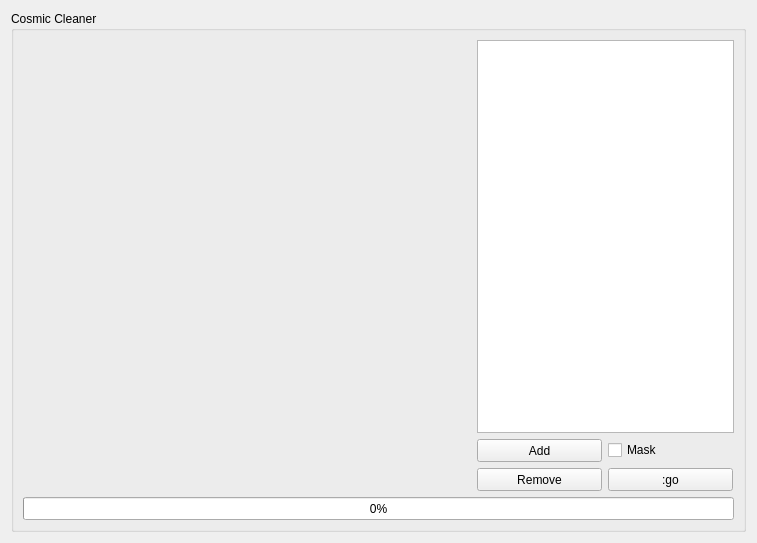
<?xml version="1.0" encoding="UTF-8"?>
<ui version="4.0">
 <class>Form</class>
 <widget class="QWidget" name="Form">
  <property name="geometry">
   <rect>
    <x>0</x>
    <y>0</y>
    <width>739</width>
    <height>542</height>
   </rect>
  </property>
  <property name="windowTitle">
   <string>Form</string>
  </property>
  <layout class="QGridLayout" name="gridLayout">
   <item row="0" column="0">
    <widget class="QGroupBox" name="groupBox">
     <property name="title">
      <string>Cosmic Cleaner</string>
     </property>
     <layout class="QGridLayout" name="gridLayout_2">
      <item row="0" column="0" rowspan="3">
       <widget class="gingaWidget" name="widget" native="true">
        <property name="minimumSize">
         <size>
          <width>431</width>
          <height>451</height>
         </size>
        </property>
       </widget>
      </item>
      <item row="0" column="1" colspan="2">
       <widget class="QListWidget" name="listWidget">
        <property name="minimumSize">
         <size>
          <width>257</width>
          <height>379</height>
         </size>
        </property>
        <property name="maximumSize">
         <size>
          <width>257</width>
          <height>16777215</height>
         </size>
        </property>
       </widget>
      </item>
      <item row="1" column="1">
       <widget class="QPushButton" name="pushButton">
        <property name="minimumSize">
         <size>
          <width>125</width>
          <height>23</height>
         </size>
        </property>
        <property name="maximumSize">
         <size>
          <width>125</width>
          <height>23</height>
         </size>
        </property>
        <property name="text">
         <string>Add</string>
        </property>
       </widget>
      </item>
      <item row="1" column="2">
       <widget class="QCheckBox" name="checkBox">
        <property name="text">
         <string>Mask</string>
        </property>
       </widget>
      </item>
      <item row="2" column="1">
       <widget class="QPushButton" name="pushButton_2">
        <property name="minimumSize">
         <size>
          <width>125</width>
          <height>23</height>
         </size>
        </property>
        <property name="maximumSize">
         <size>
          <width>125</width>
          <height>23</height>
         </size>
        </property>
        <property name="text">
         <string>Remove</string>
        </property>
       </widget>
      </item>
      <item row="2" column="2">
       <widget class="QPushButton" name="pushButton_3">
        <property name="minimumSize">
         <size>
          <width>125</width>
          <height>23</height>
         </size>
        </property>
        <property name="maximumSize">
         <size>
          <width>125</width>
          <height>23</height>
         </size>
        </property>
        <property name="text">
         <string>:go</string>
        </property>
       </widget>
      </item>
      <item row="3" column="0" colspan="3">
       <widget class="QProgressBar" name="progressBar">
        <property name="minimumSize">
         <size>
          <width>711</width>
          <height>23</height>
         </size>
        </property>
        <property name="value">
         <number>0</number>
        </property>
       </widget>
      </item>
     </layout>
    </widget>
   </item>
  </layout>
 </widget>
 <customwidgets>
  <customwidget>
   <class>gingaWidget</class>
   <extends>QWidget</extends>
   <header>gingawidgetFile</header>
   <container>1</container>
  </customwidget>
 </customwidgets>
 <resources/>
 <connections/>
</ui>
